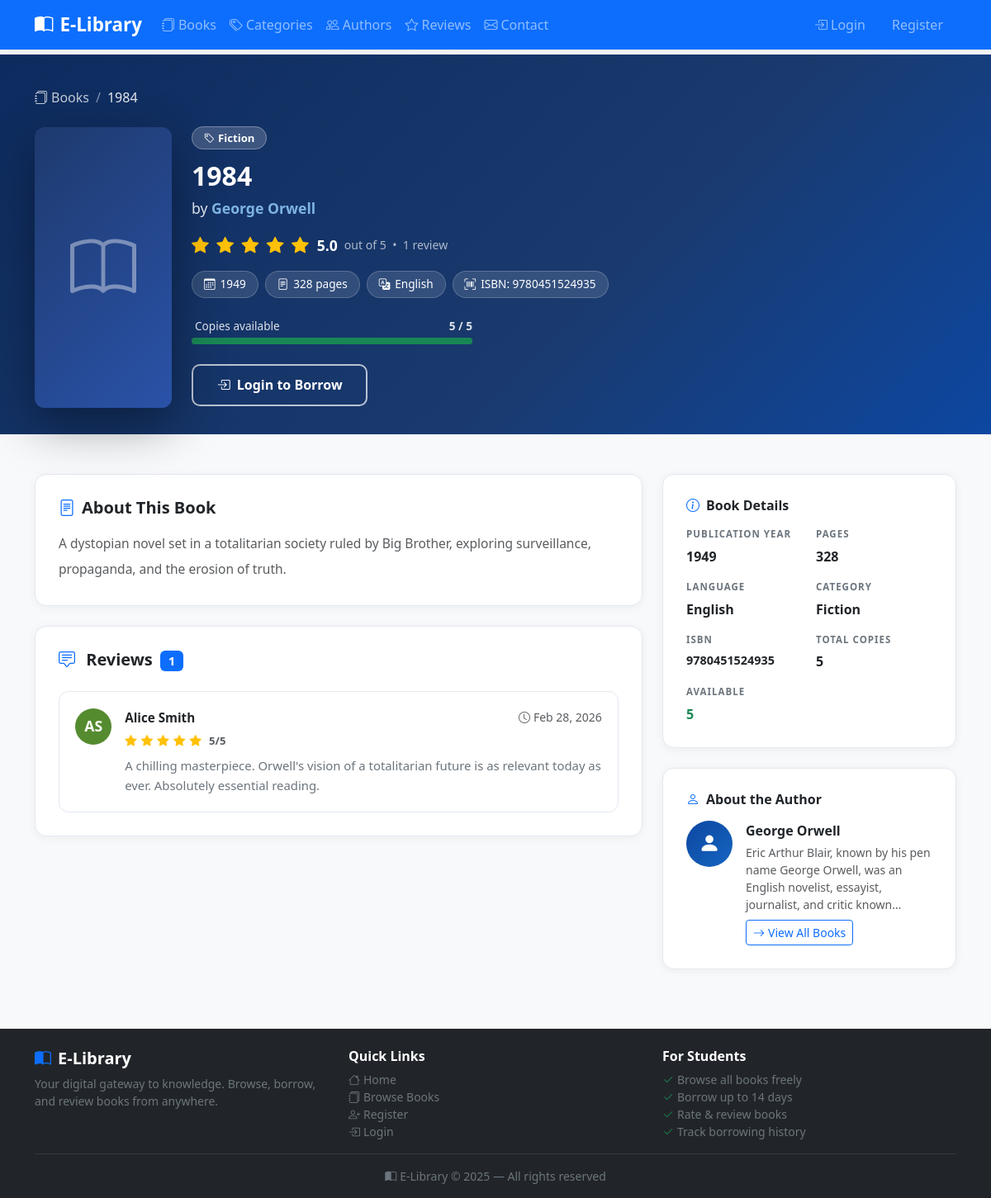
Screenshot of /books/31/ with the database file from the repository.
### books/models.py (models this page shows, shortened)
class Book(models.Model):
    title = models.CharField(max_length=300)
    author = models.ForeignKey(Author, on_delete=models.SET_NULL, null=True, related_name='books')
    category = models.ForeignKey(Category, on_delete=models.SET_NULL, null=True, related_name='books')
    description = models.TextField(blank=True)
    cover_image = models.ImageField(upload_to='covers/', blank=True, null=True)
    isbn = models.CharField(max_length=20, blank=True, unique=True, null=True)
    pages = models.PositiveIntegerField(blank=True, null=True)
    language = models.CharField(max_length=50, blank=True, default='English')
    total_copies = models.PositiveIntegerField(default=1)
    available_copies = models.PositiveIntegerField(default=1)
    published_date = models.DateField(blank=True, null=True)
    created_at = models.DateTimeField(auto_now_add=True)
    @property
    def is_available(self):
        return self.available_copies > 0
    class Meta:
        ordering = ['title']

class Category(models.Model):
    name = models.CharField(max_length=100, unique=True)
    description = models.TextField(blank=True)
    def __str__(self):
        return self.name
    class Meta:
        verbose_name_plural = 'Categories'
        ordering = ['name']

class Author(models.Model):
    name = models.CharField(max_length=200)
    bio = models.TextField(blank=True)
    photo = models.ImageField(upload_to='authors/', blank=True, null=True)
    class Meta:
        ordering = ['name']

### reviews/models.py (models this page shows, shortened)
class Review(models.Model):
    RATING_CHOICES = [(i, str(i)) for i in range(1, 6)]
    student = models.ForeignKey(User, on_delete=models.CASCADE, related_name='reviews')
    book = models.ForeignKey(Book, on_delete=models.CASCADE, related_name='reviews')
    rating = models.IntegerField(choices=RATING_CHOICES)
    comment = models.TextField(blank=True)
    created_at = models.DateTimeField(auto_now_add=True)
    class Meta:
        unique_together = ('student', 'book')
        ordering = ['-created_at']

### books/views.py (the view, shortened to what this page needs)
# urls.py: path('<int:pk>/', views.book_detail, name='book_detail'),
def book_detail(request, pk):
    book = get_object_or_404(
        Book.objects.select_related('author', 'category').annotate(
            avg_rating=Avg('reviews__rating')
        ),
        pk=pk,
    )
    reviews = book.reviews.select_related('student').order_by('-created_at')
    user_borrow = None
    user_review = None
    can_review = False
    has_returned = False
    return render(request, 'books/book_detail.html', {
        'book': book,
        'reviews': reviews,
        'user_borrow': user_borrow,
        'user_review': user_review,
        'can_review': can_review,
        'has_returned': has_returned,
    })

### books/templatetags/book_extras.py (called while the page is built)
@register.filter
def avatar_color(user):
    return AVATAR_COLORS[user.pk % len(AVATAR_COLORS)]

@register.filter
def avatar_initials(user):
    name = user.get_full_name()
    if name:
        parts = name.split()
        if len(parts) >= 2:
            return (parts[0][0] + parts[1][0]).upper()
        return parts[0][0].upper()
    return user.username[0].upper()

@register.filter
def star_range(rating):
    stars = []
    for i in range(1, 6):
        if rating >= i:
            stars.append('full')
        elif rating >= i - 0.5:
            stars.append('half')
        else:
            stars.append('empty')
    return stars

### templates/books/book_detail.html (shortened to what this page needs)
{% extends 'base.html' %}
{% load book_extras %}
{% block pre_content %}
<div class="detail-hero">
  <div class="container">
    <nav aria-label="breadcrumb" class="mb-4">
      <ol class="breadcrumb mb-0" style="--bs-breadcrumb-divider-color:rgba(255,255,255,.5);">
        <li class="breadcrumb-item">
          <a href="{% url 'book_list' %}" style="color:rgba(255,255,255,.75);text-decoration:none;">
            <i class="bi bi-journals me-1"></i>Books
          </a>
        </li>
        <li class="breadcrumb-item active" style="color:rgba(255,255,255,.9);">{{ book.title|truncatechars:40 }}</li>
      </ol>
    </nav>
    <div class="row g-4 align-items-start">
      <div class="col-md-3 col-lg-2">
        <div class="cover-wrapper">
          {% if book.cover_image %}
          <img src="{{ book.cover_image.url }}" class="cover-img" alt="{{ book.title }}">
          {% else %}
          <div class="cover-placeholder">
            <i class="bi bi-book" style="font-size:5rem;color:rgba(255,255,255,.4);"></i>
          </div>
          {% endif %}
        </div>
      </div>
      <div class="col-md-9 col-lg-10">
        {% if book.category %}
        <span style="background:rgba(255,255,255,.18);border:1px solid rgba(255,255,255,.3);border-radius:20px;padding:4px 14px;font-size:.82rem;font-weight:600;">
          <i class="bi bi-tag me-1"></i>{{ book.category }}
        </span>
        {% endif %}
        <h1 style="font-size:2rem;font-weight:800;line-height:1.2;margin:1rem 0 .4rem;">
          {{ book.title }}
        </h1>
        <p style="font-size:1.1rem;opacity:.85;margin-bottom:1rem;">
          by
          {% if book.author %}
          <a href="{% url 'author_detail_public' book.author.pk %}"
             style="color:#90caf9;font-weight:600;text-decoration:none;">
            {{ book.author.name }}
          </a>
          {% else %}
          <span>Unknown Author</span>
          {% endif %}
        </p>
        <div class="d-flex align-items-center gap-2 mb-3">
          {% if book.avg_rating %}
          <span class="stars-lg">
            {% for s in book.avg_rating|star_range %}
              {% if s == 'full' %}<i class="bi bi-star-fill star-full"></i>
              {% elif s == 'half' %}<i class="bi bi-star-half star-half"></i>
              {% else %}<i class="bi bi-star star-empty"></i>
              {% endif %}
            {% endfor %}
          </span>
          <span style="font-size:1.1rem;font-weight:700;">{{ book.avg_rating|floatformat:1 }}</span>
          <span style="opacity:.65;font-size:.88rem;">out of 5 &nbsp;&bull;&nbsp; {{ reviews.count }} review{{ reviews.count|pluralize }}</span>
          {% else %}
          <span style="opacity:.6;font-size:.95rem;"><i class="bi bi-star me-1"></i>No ratings yet</span>
          {% endif %}
        </div>
        <div class="d-flex flex-wrap gap-2 mb-4">
          {% if book.published_date %}
          <span class="info-pill"><i class="bi bi-calendar3"></i>{{ book.published_date.year }}</span>
          {% endif %}
          {% if book.pages %}
          <span class="info-pill"><i class="bi bi-file-text"></i>{{ book.pages }} pages</span>
          {% endif %}
          {% if book.language %}
          <span class="info-pill"><i class="bi bi-translate"></i>{{ book.language }}</span>
          {% endif %}
          {% if book.isbn %}
          <span class="info-pill"><i class="bi bi-upc-scan"></i>ISBN: {{ book.isbn }}</span>
          {% endif %}
        </div>
        <div class="mb-4" style="max-width:340px;">
          <div class="d-flex justify-content-between mb-1" style="font-size:.85rem;opacity:.85;">
            <span>Copies available</span>
            <strong>{{ book.available_copies }} / {{ book.total_copies }}</strong>
          </div>
          <div class="progress copies-bar" style="background:rgba(255,255,255,.2);">
            {% if book.total_copies > 0 %}
            <div class="progress-bar {% if book.is_available %}bg-success{% else %}bg-danger{% endif %}"
                 style="width:{% widthratio book.available_copies book.total_copies 100 %}%;"></div>
            {% endif %}
          </div>
        </div>
        <div class="d-flex flex-wrap gap-3 align-items-center">
          {% if not user.is_authenticated %}
          <a href="{% url 'login' %}?next={{ request.path }}" class="btn btn-login-borrow">
            <i class="bi bi-box-arrow-in-right me-2"></i>Login to Borrow
          </a>
          {% endif %}
        </div>
      </div>
    </div>
  </div>
</div>
{% endblock %}
{% block content %}
<div class="detail-body py-4">
  <div class="row g-4">
    <div class="col-lg-8">
      {% if book.description %}
      <div class="detail-card mb-4">
        <h5 class="fw-bold mb-3"><i class="bi bi-file-text me-2 text-primary"></i>About This Book</h5>
        <p class="text-muted lh-lg mb-0" style="font-size:.97rem;">{{ book.description|linebreaksbr }}</p>
      </div>
      {% endif %}
      <div class="detail-card">
        <div class="d-flex align-items-center justify-content-between mb-4">
          <h5 class="fw-bold mb-0">
            <i class="bi bi-chat-square-text me-2 text-primary"></i>
            Reviews
            {% if reviews.count %}<span class="badge bg-primary ms-1">{{ reviews.count }}</span>{% endif %}
          </h5>
        </div>
        {% if reviews %}
        <div class="d-flex flex-column gap-3">
          {% for review in reviews %}
          <div class="review-card {% if review.student == user %}own-review{% endif %}">
            <div class="d-flex gap-3 align-items-start">
              <div class="avatar-circle" style="background:{{ review.student|avatar_color }};">
                {{ review.student|avatar_initials }}
              </div>
              <div class="flex-grow-1 min-w-0">
                <div class="d-flex align-items-center justify-content-between flex-wrap gap-1 mb-1">
                  <div class="d-flex align-items-center gap-2">
                    <span class="fw-bold" style="font-size:.95rem;">
                      {{ review.student.get_full_name|default:review.student.username }}
                    </span>
                  </div>
                  <small class="text-muted">
                    <i class="bi bi-clock me-1"></i>{{ review.created_at|date:"M d, Y" }}
                  </small>
                </div>
                <div class="mb-2">
                  {% for i in "12345" %}
                  {% if forloop.counter <= review.rating %}
                  <i class="bi bi-star-fill stars-review"></i>
                  {% else %}
                  <i class="bi bi-star star-empty-review"></i>
                  {% endif %}
                  {% endfor %}
                  <span class="ms-1 fw-semibold text-muted" style="font-size:.82rem;">{{ review.rating }}/5</span>
                </div>
                {% if review.comment %}
                <p class="text-secondary mb-0" style="font-size:.93rem;line-height:1.6;">{{ review.comment }}</p>
                {% else %}
                <p class="text-muted fst-italic mb-0" style="font-size:.88rem;">No written comment.</p>
                {% endif %}
              </div>
            </div>
          </div>
          {% endfor %}
        </div>
        {% else %}
        <div class="text-center text-muted py-4">
          <i class="bi bi-chat-square" style="font-size:3rem;opacity:.3;"></i>
          <p class="mt-2 mb-0">No reviews yet. Be the first to review this book!</p>
        </div>
        {% endif %}
      </div>
    </div>
    <div class="col-lg-4">
      <div class="detail-card mb-4">
        <h6 class="fw-bold mb-3"><i class="bi bi-info-circle me-2 text-primary"></i>Book Details</h6>
        <div class="meta-grid">
          {% if book.published_date %}
          <div class="meta-item">
            <span class="section-label">Publication Year</span>
            <span class="meta-value">{{ book.published_date.year }}</span>
          </div>
          {% endif %}
          {% if book.pages %}
          <div class="meta-item">
            <span class="section-label">Pages</span>
            <span class="meta-value">{{ book.pages }}</span>
          </div>
          {% endif %}
          {% if book.language %}
          <div class="meta-item">
            <span class="section-label">Language</span>
            <span class="meta-value">{{ book.language }}</span>
          </div>
          {% endif %}
          {% if book.category %}
          <div class="meta-item">
            <span class="section-label">Category</span>
            <span class="meta-value">{{ book.category }}</span>
          </div>
          {% endif %}
          {% if book.isbn %}
          <div class="meta-item">
            <span class="section-label">ISBN</span>
            <span class="meta-value" style="font-size:.9rem;">{{ book.isbn }}</span>
          </div>
          {% endif %}
          <div class="meta-item">
            <span class="section-label">Total Copies</span>
            <span class="meta-value">{{ book.total_copies }}</span>
          </div>
          <div class="meta-item">
            <span class="section-label">Available</span>
            <span class="meta-value {% if book.is_available %}text-success{% else %}text-danger{% endif %}">
              {{ book.available_copies }}
            </span>
          </div>
        </div>
      </div>
      {% if book.author %}
      <div class="detail-card">
        <h6 class="fw-bold mb-3"><i class="bi bi-person me-2 text-primary"></i>About the Author</h6>
        <div class="d-flex gap-3 align-items-start">
          {% if book.author.photo %}
          <img src="{{ book.author.photo.url }}"
               style="width:56px;height:56px;border-radius:50%;object-fit:cover;flex-shrink:0;"
               alt="{{ book.author.name }}">
          {% else %}
          <div style="width:56px;height:56px;border-radius:50%;background:linear-gradient(135deg,#0d47a1,#1565c0);display:flex;align-items:center;justify-content:center;flex-shrink:0;">
            <i class="bi bi-person-fill" style="font-size:1.6rem;color:#fff;"></i>
          </div>
          {% endif %}
          <div>
            <a href="{% url 'author_detail_public' book.author.pk %}"
               class="fw-bold text-decoration-none text-dark d-block mb-1">
              {{ book.author.name }}
            </a>
            {% if book.author.bio %}
            <p class="text-muted small mb-2" style="line-height:1.5;">
              {{ book.author.bio|truncatechars:120 }}
            </p>
            {% endif %}
            <a href="{% url 'author_detail_public' book.author.pk %}" class="btn btn-outline-primary btn-sm">
              <i class="bi bi-arrow-right me-1"></i>View All Books
            </a>
          </div>
        </div>
      </div>
      {% endif %}
    </div>
  </div>
</div>
{% endblock %}

### templates/base.html (style rules this page uses)
body { background-color: #f8f9fa; padding-top: 66px; }

### templates/books/book_detail.html (style rules this page uses)
.detail-hero { background: linear-gradient(135deg, #0d2b5e 0%, #1a3a6e 60%, #0d47a1 100%); padding: 2.5rem 0 2rem; color: #fff; }
.cover-wrapper { position: relative; width: 100%; max-width: 240px; margin: 0 auto; }
.cover-placeholder { width: 100%; height: 340px; background: linear-gradient(135deg, #1e3a6e, #2a52a8); border-radius: 12px; display: flex; align-items: center; justify-content: center; box-shadow: 0 20px 60px rgba(0,0,0,.4); }
.stars-lg { font-size: 1.3rem; letter-spacing: 2px; }
.star-full { color: #ffc107; }
.info-pill { display: inline-flex; align-items: center; gap: 6px; background: rgba(255,255,255,.12); border: 1px solid rgba(255,255,255,.2); border-radius: 20px; padding: 5px 14px; font-size: .85rem; }
.copies-bar { height: 8px; border-radius: 4px; }
.btn-login-borrow { border: 2px solid rgba(255,255,255,.7); color: #fff; background: transparent; border-radius: 10px; padding: .7rem 1.8rem; font-weight: 700; font-size: 1rem; transition: background .15s; }
.detail-body { background: #f8f9fa; }
.detail-card { background: #fff; border-radius: 14px; border: 1px solid #e3e8f0; padding: 1.75rem; box-shadow: 0 2px 12px rgba(0,0,0,.05); }
.section-label { font-size: .72rem; font-weight: 700; letter-spacing: 1px; text-transform: uppercase; color: #6c757d; margin-bottom: .4rem; }
.meta-grid { display: grid; grid-template-columns: repeat(auto-fill, minmax(140px, 1fr)); gap: 1rem; }
.meta-item { display: flex; flex-direction: column; }
.meta-value { font-size: 1rem; font-weight: 700; color: #212529; }
.review-card { background: #fff; border-radius: 12px; border: 1px solid #e3e8f0; padding: 1.2rem; transition: box-shadow .2s; }
.avatar-circle { width: 44px; height: 44px; border-radius: 50%; display: flex; align-items: center; justify-content: center; font-weight: 800; font-size: 1.1rem; color: #fff; flex-shrink: 0; }
.stars-review { color: #ffc107; font-size: .9rem; letter-spacing: 1px; }

### rows the page displays
Book: title "1984", category "Fiction", author.name "George Orwell", avg_rating "5.0", published_date.year "1949", pages "328", language "English", isbn "9780451524935", available_copies "5", total_copies "5", description "A dystopian novel set in a totalitarian society ruled by Big Brother, exploring surveillance, propaganda, and the erosion of truth.", author.bio "Eric Arthur Blair, known by his pen name George Orwell, was an English novelist, essayist, journalist, and critic known…"
Review: student|avatar_initials "AS", student.get_full_name "Alice Smith", created_at "Feb 28, 2026", rating "5", comment "A chilling masterpiece. Orwell's vision of a totalitarian future is as relevant today as ever. Absolutely essential reading."

### other values shown
{{ reviews.count }} "1"
